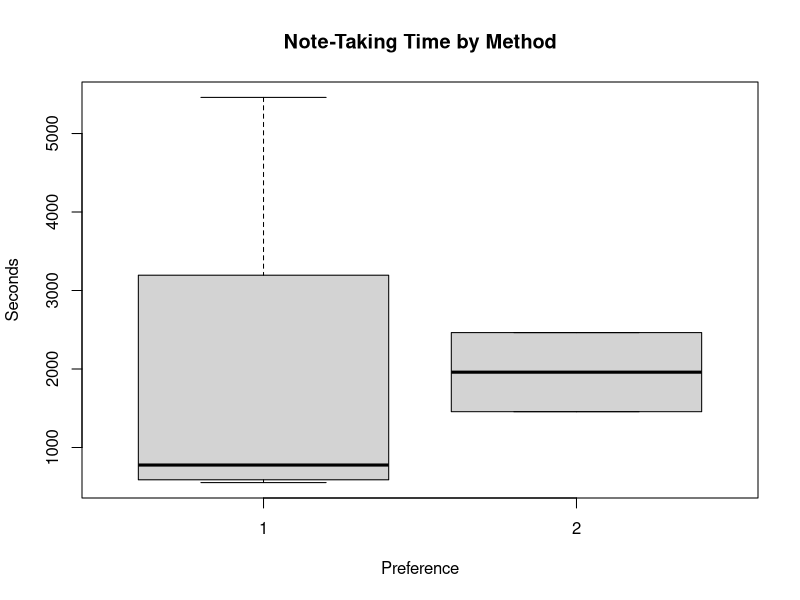
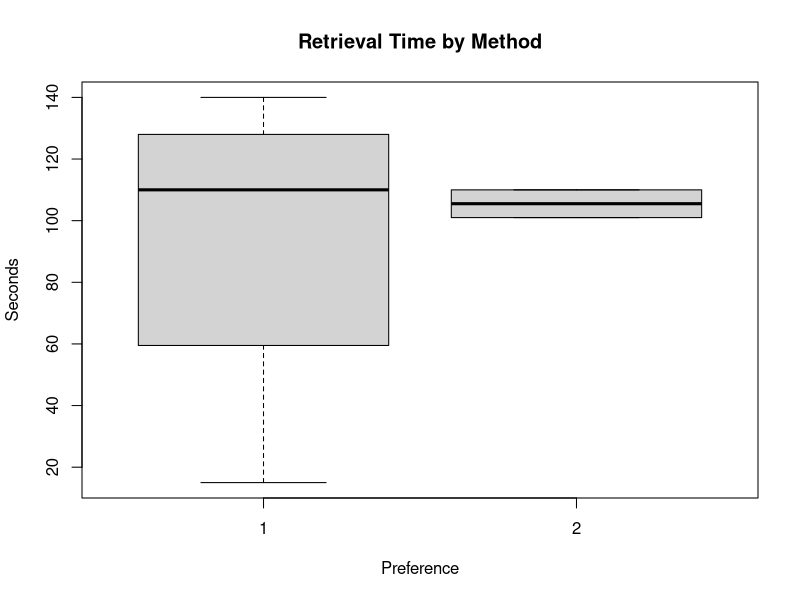

Generate these figures, in order, with R:
library(tidyverse)
library(dplyr)

# Loading csv
df<-read.csv("Final_Data_R.csv")

# HH:MM:SS to seconds function
time_to_seconds <- function(time_str) {
  parts <- strsplit(as.character(time_str), ":")[[1]]
  if (length(parts) == 3) {
    return(as.numeric(parts[1])*3600 + as.numeric(parts[2])*60 + as.numeric(parts[3]))
  } else {
    return(NA)
  }
}

df$NoteTakingTime_sec <- sapply(df$NoteTakingTime, time_to_seconds)
df$RetrievalTime_sec <- sapply(df$RetrievalTime, time_to_seconds)

# 1 - Digital and 2 - Physical
df$Preference <- factor(df$Preference, levels = c("1", "2"))
df$Preference

"-----------------------------------------------------------------------------------------------"
"Hypothesis 1 - Physical note-taking participants will take significantly more time 
for both note-taking and retrieval tasks than digital note-taking participants.
Since both the time were not normal we can use."

# First we will do normality tests on Note-Taking Time and Retrieval Time
# Note-Taking Time
shapiro.test(df$NoteTakingTime_sec)
# NoteTakingTime_sec - Resulted in not normal 

# Retrieval Time
shapiro.test(df$RetrievalTime_sec)
# RetrievalTime_sec - Resulted in not normal 

# Using non-parametric tests
# Note-Taking Time: Physical vs Digital
wilcox.test(NoteTakingTime_sec ~ Preference, data = df)

# Retrieval Time: Physical vs Digital
wilcox.test(RetrievalTime_sec ~ Preference, data = df)

# The test revealed no significant differences in:
# Note-taking time (W = 2, p = 0.53)
# Retrieval time (W = 5, p = 0.80)

# Since inferential tests doesn't give much insights, we will now use descriptive stats

df %>%
  group_by(Preference) %>%
  summarise(
    Mean_Note = mean(NoteTakingTime_sec, na.rm = TRUE),
    Median_Note = median(NoteTakingTime_sec, na.rm = TRUE),
    SD_Note = sd(NoteTakingTime_sec, na.rm = TRUE),
    Mean_Retrieval = mean(RetrievalTime_sec, na.rm = TRUE),
    Median_Retrieval = median(RetrievalTime_sec, na.rm = TRUE),
    SD_Retrieval = sd(RetrievalTime_sec, na.rm = TRUE),
    N = n()
  )

"On average, digital note-takers (n = 4) spent 1,892 seconds on note-taking (SD = 2,384), while 
physical note-takers (n = 2) spent 1,960 seconds (SD = 713). Despite a slightly higher mean for 
the physical group, the digital group had a much lower median (777 sec), indicating high 
variability — likely driven by one or more long note-taking sessions."

boxplot(NoteTakingTime_sec ~ Preference, data = df,
        main = "Note-Taking Time by Method", ylab = "Seconds")

boxplot(RetrievalTime_sec ~ Preference, data = df,
        main = "Retrieval Time by Method", ylab = "Seconds")

# The above results can be also be verified by looking at the box plots and see the high variability.


"-----------------------------------------------------------------------------------------------"


# Hypothesis 2


"-----------------------------------------------------------------------------------------------"


# Hypothesis 3


"-----------------------------------------------------------------------------------------------"
